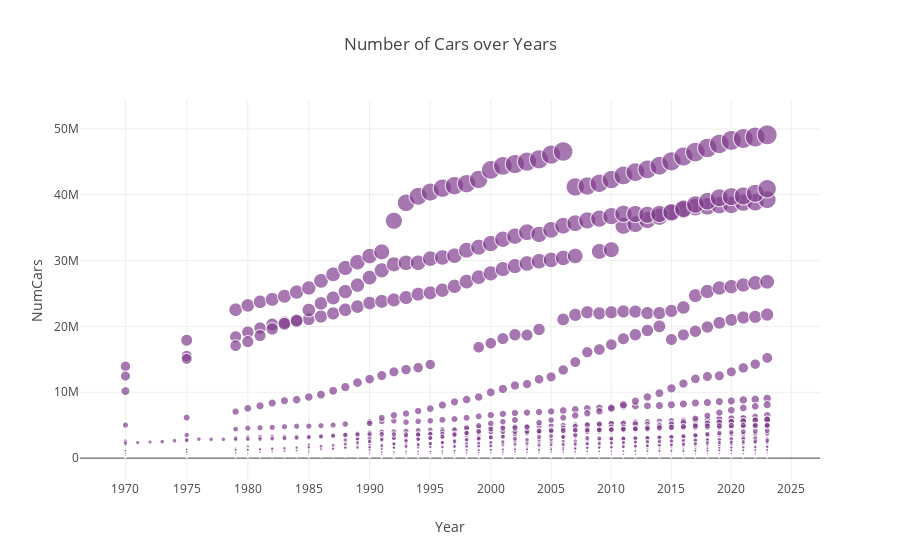

The notebook cell this image was saved under:
### Code cell
fig = px.scatter(total_passengers_df, x = 'Year', y = 'NumCars', title = 'Number of Cars over Years',
                 color_discrete_sequence = px.colors.qualitative.Bold,
                 log_x = True, size = 'NumCars')
fig.show()

### Figure 1 — Plotly figure (JSON) as saved in the notebook; plotly's stock layout.template omitted (floating-point values rounded to 4 significant figures; data arrays with more than 128 entries replaced by an {"elided": "..."} marker saying what was removed)
{"data": [{"hovertemplate": "Year=%{x}<br>NumCars=%{marker.size}<extra></extra>", "legendgroup": "", "marker": {"color": "rgb(127, 60, 141)", "size": {"elided": "1344 int values"}, "sizemode": "area", "sizeref": 122700.0, "symbol": "circle"}, "mode": "markers", "name": "", "showlegend": false, "type": "scattergl", "x": {"elided": "1344 str values"}, "xaxis": "x", "y": {"elided": "1344 int values"}, "yaxis": "y"}], "layout": {"legend": {"itemsizing": "constant", "tracegroupgap": 0}, "title": {"text": "Number of Cars over Years"}, "xaxis": {"anchor": "y", "domain": [0, 1], "title": {"text": "Year"}, "type": "log"}, "yaxis": {"anchor": "x", "domain": [0, 1], "title": {"text": "NumCars"}}}}
